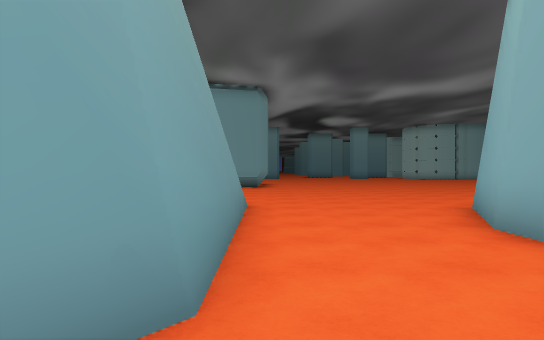
View 1 (above)

21 first-person views from a walk through a scene from a Unity 3-D project. The camera is 1.4 m above the floor, looks level and sees 75° across. The floor is counted in squares, 2 m on a side. Each view is taken from the middle of a square. On the plan, view 1 faces up. The plan holds only what a view shows up to about 11 squares ahead; the rest is blank. The place goes on beyond the plan. Some animated figures are left out.

View 2
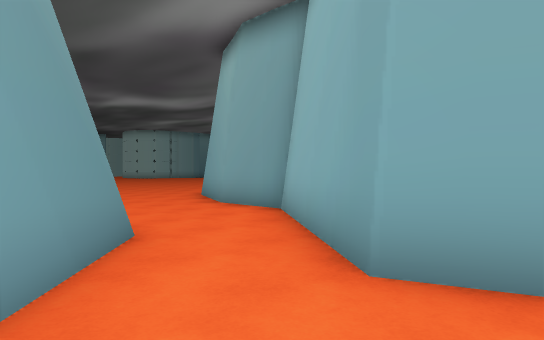

View 3
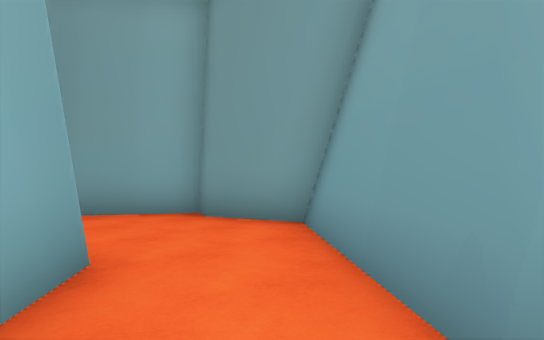

View 4
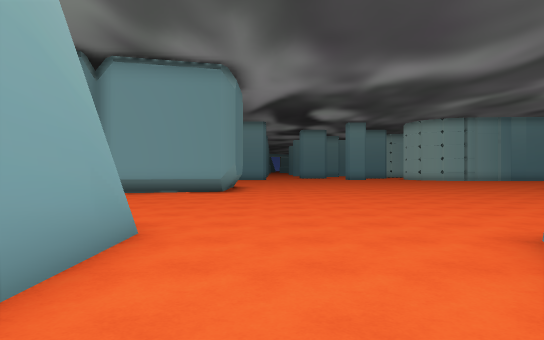

View 5
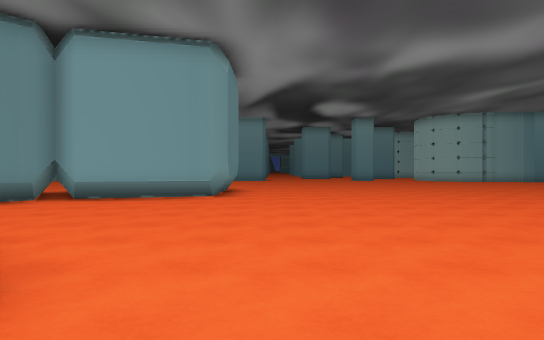

View 6
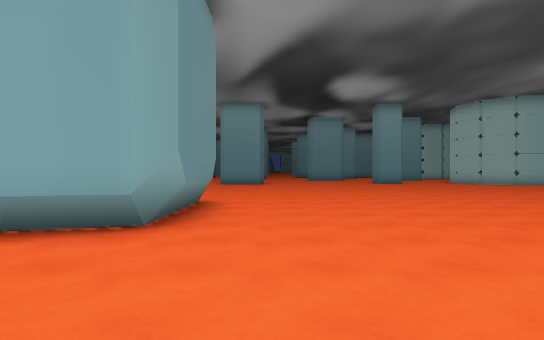

View 7
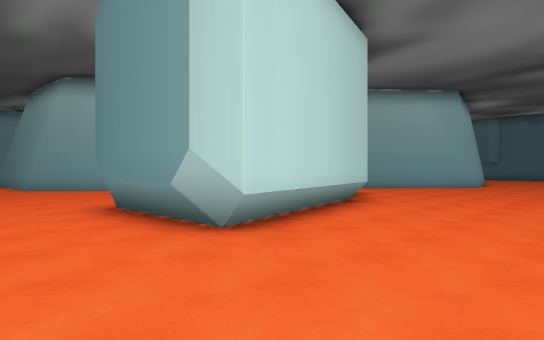

View 8
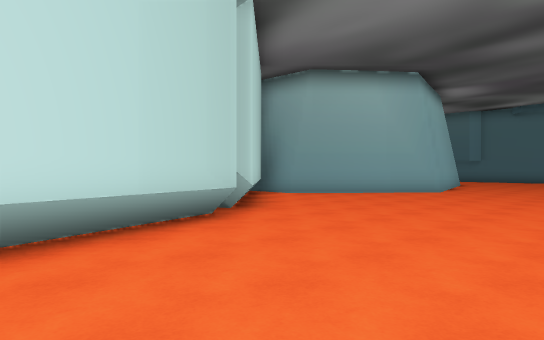

View 9
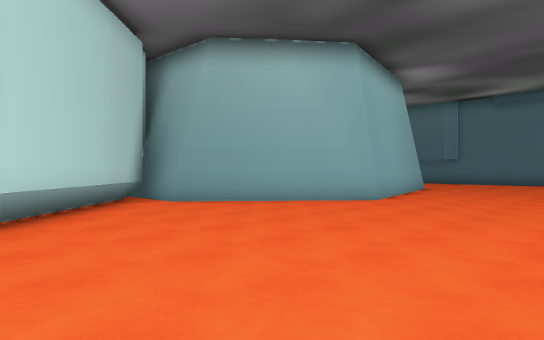

View 10
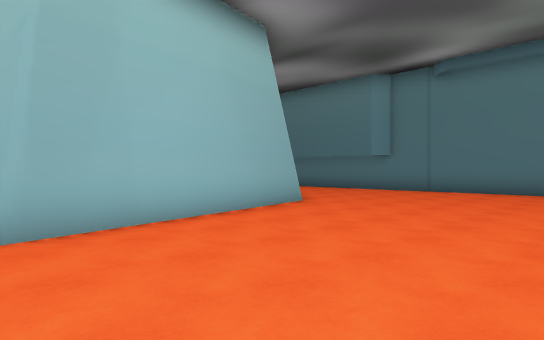

View 11
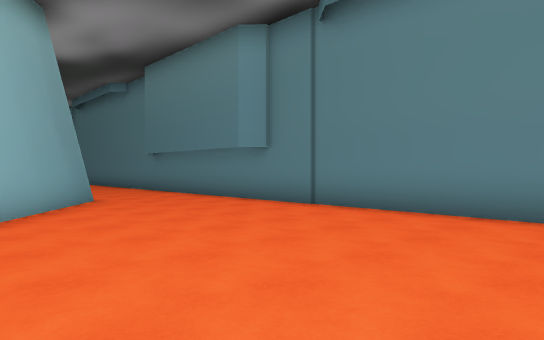

View 12
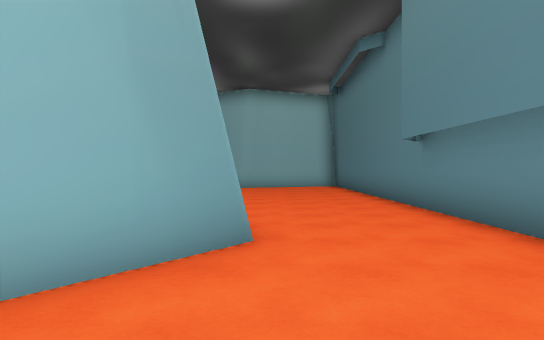

View 13
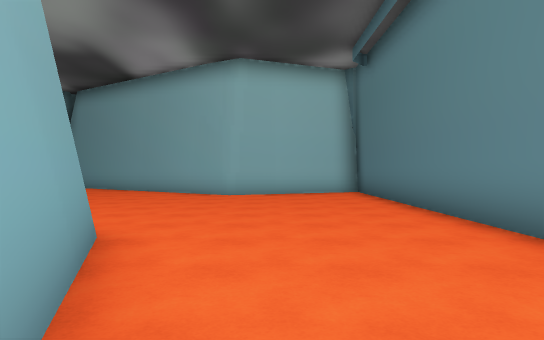

View 14
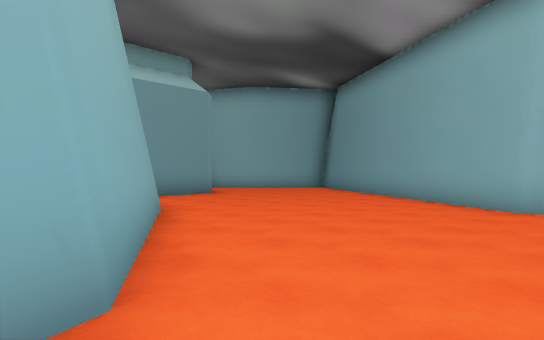

View 15
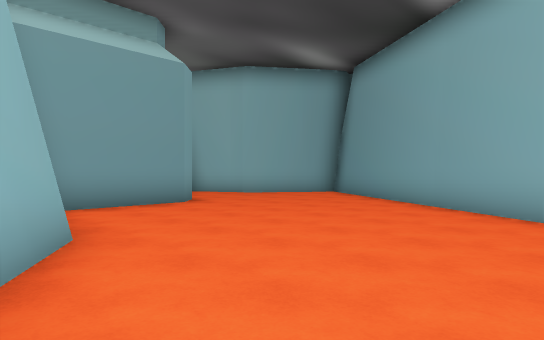

View 16
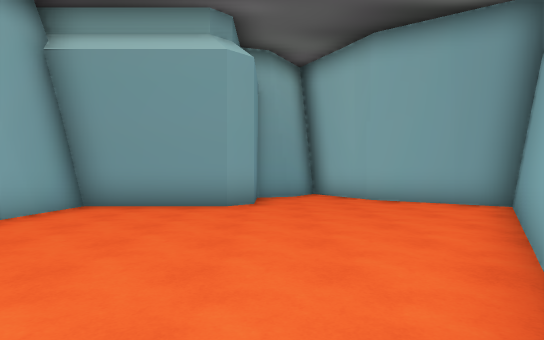

View 17
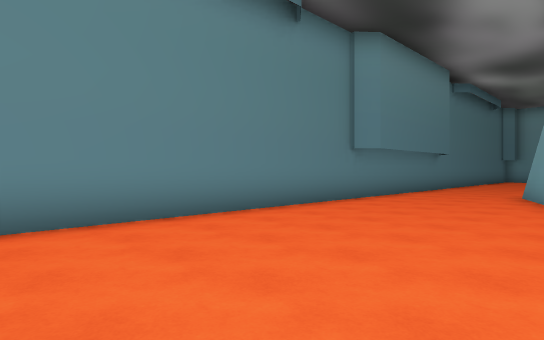

View 18
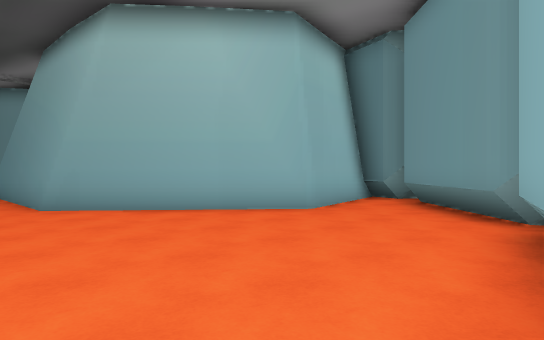

View 19
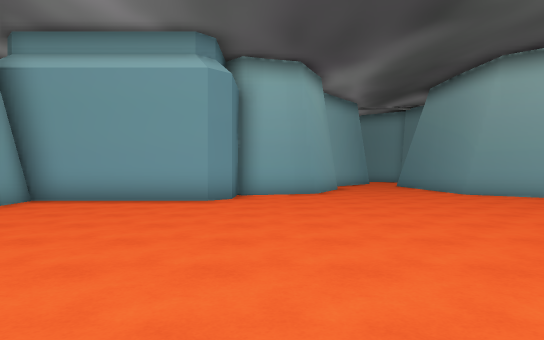

View 20
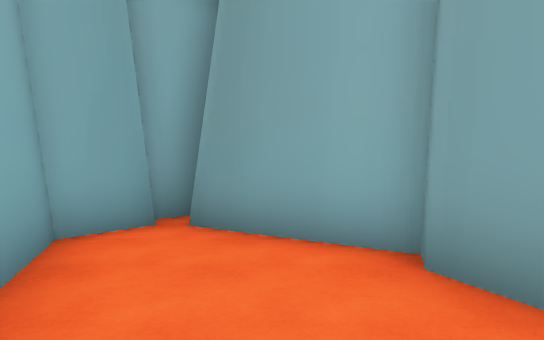

View 21
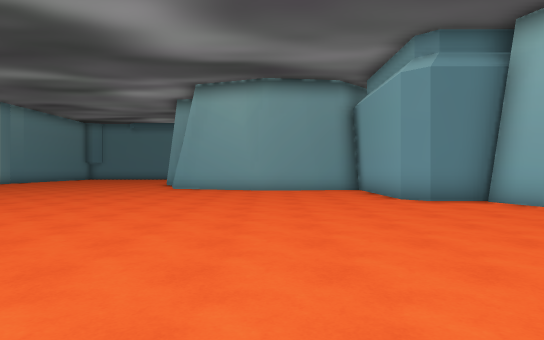

### Floor plan
Points are (right, up) in squares from view 1. A wall is a line through its corners. A room is listed if a view was taken in it or the views show most of it. See-through windows are left out.
Room 1 (views 1, 2, 20)
walls: (0.6, -1.7) (0.2, -0.8) (0.8, 0); (0.5, -4.6) (1.3, -3.5) (0.7, -2.1); (-0.5, 1.7) (-2.7, -1) (-2.1, -2.5) (-2.3, -3) (0.1, -4.5); (0.3, -5.5) (0.8, -5)
ways out: opening at (0, 0) to room 2
Room 2 (views 3, 4, 5, 6, 7, 8, 9, 10, 11, 12, 13, 14, 15, 16, 17, 18, 19, 21)
walls: (-10, 12.6) (-6.3, 16.2) (-5.8, 15.9); (-5.6, 16.6) (-0.6, 18); (-4.2, 13.4) (-4.3, 12.8); (-7, 9.3) (-4.1, 9.9) (-0.6, 6.9) (-0.5, 1.7); (-0.2, 14.9) (-0.5, 14.2); (-0.5, 17.8) (-0.2, 17.5) (-0.2, 14.5) (-0.6, 14) (-3.6, 13.2) (-4.3, 13.5) (-4.2, 12.8) (-6.4, 10.6); (-0.5, 17.8) (-0.2, 17); (-18.5, 15.8) (-13.6, 16.8) (-10.1, 13.8) (-10.1, 12.1); (-16, 5.9) (-20.1, 8.4) (-21.7, 12.4) (-19.6, 15.1); (-24.7, 20.2) (-24.7, 1); (0.8, 0) (2.8, 2.5) (2.7, 4.2) (3.7, 6.5) (6, 7.2) (6, 8.4) (6.5, 8.9) (9.5, 8.9); (-23.9, 1) (-20.8, 2.1) (-13.3, -2.6) (-11.7, -0.4) (-9.5, 0.8) (-10.7, 1.5) (-11, 2.4) (-12.7, 2.4) (-13.2, 2.9) (-13.2, 5.7) (-15.1, 5.9)
low walls: (-8.6, 13.6) (-6.7, 15.5); (-9.7, 12.5) (-8.7, 13.6); (-5.5, 16.5) (-0.5, 17.8); (-4.3, 13.1) (-6.5, 10.9); (-0.5, 14.2) (-3.7, 13.3); (-0.4, 17.5) (-0.4, 14.5)
ways out: opening at (0, 0) to room 1

Where each view was taken, in squares from view 1:
view 1: 0 up, 0 right, facing up
view 2: 2 down, 2 left, facing up-right
view 3: 2 up, 1 right, facing down-left
view 4: 3 up, 1 right, facing up
view 5: 5 up, 1 right, facing up
view 6: 10 up, 1 right, facing up
view 7: 21 up, 2 right, facing down-left
view 8: 21 up, 2 left, facing down-left
view 9: 21 up, 6 left, facing down-left
view 10: 21 up, 13 left, facing down-left
view 11: 21 up, 19 left, facing down-left
view 12: 16 up, 22 left, facing down
view 13: 12 up, 22 left, facing down
view 14: 9 up, 22 left, facing down-right
view 15: 7 up, 20 left, facing down-right
view 16: 2 up, 20 left, facing right
view 17: 2 up, 20 left, facing up-left
view 18: 14 up, 1 right, facing down-left
view 19: 17 up, 5 right, facing down
view 20: 0 up, 1 left, facing down
view 21: 12 up, 2 left, facing right
